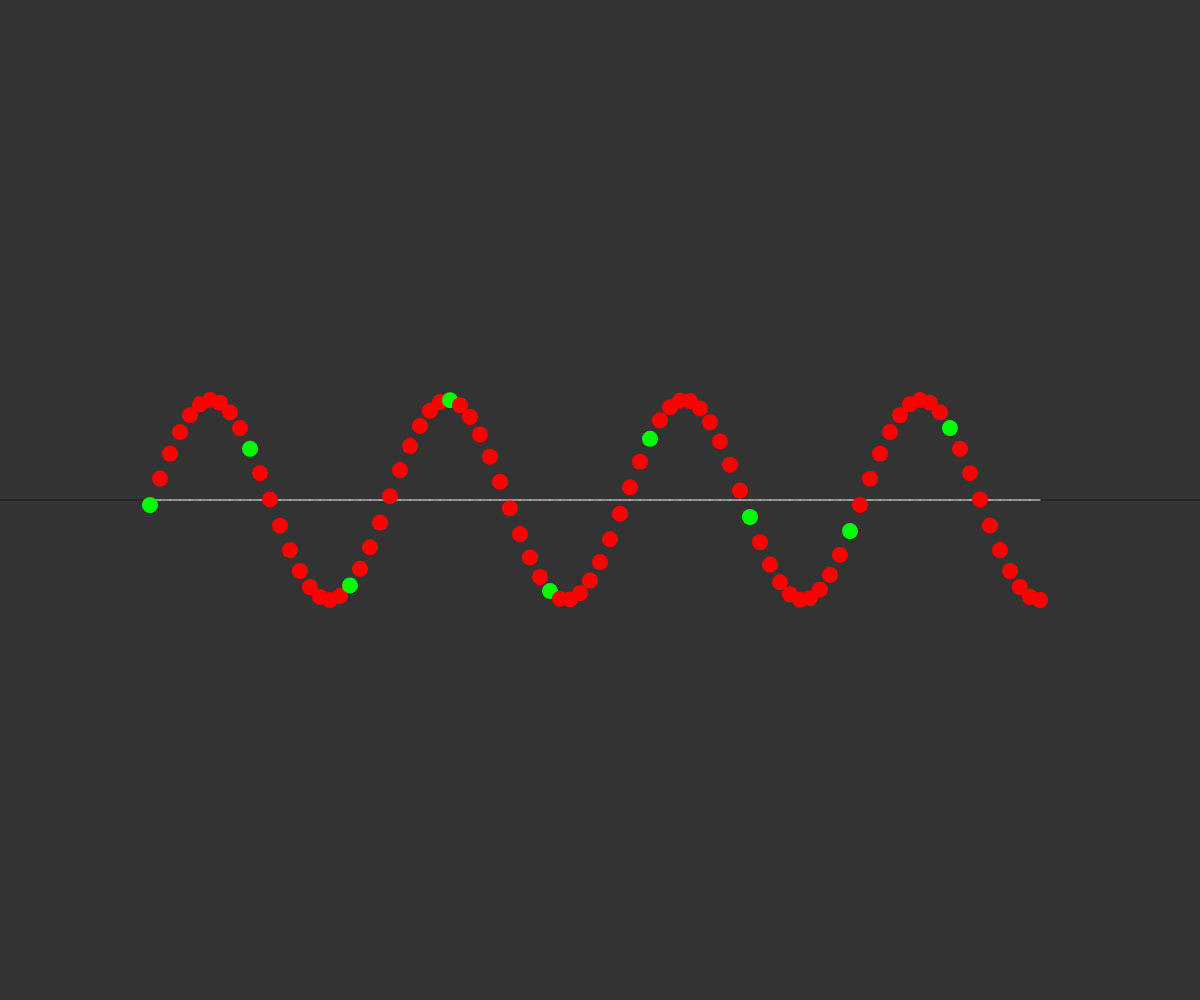
Frame 1 (no input)
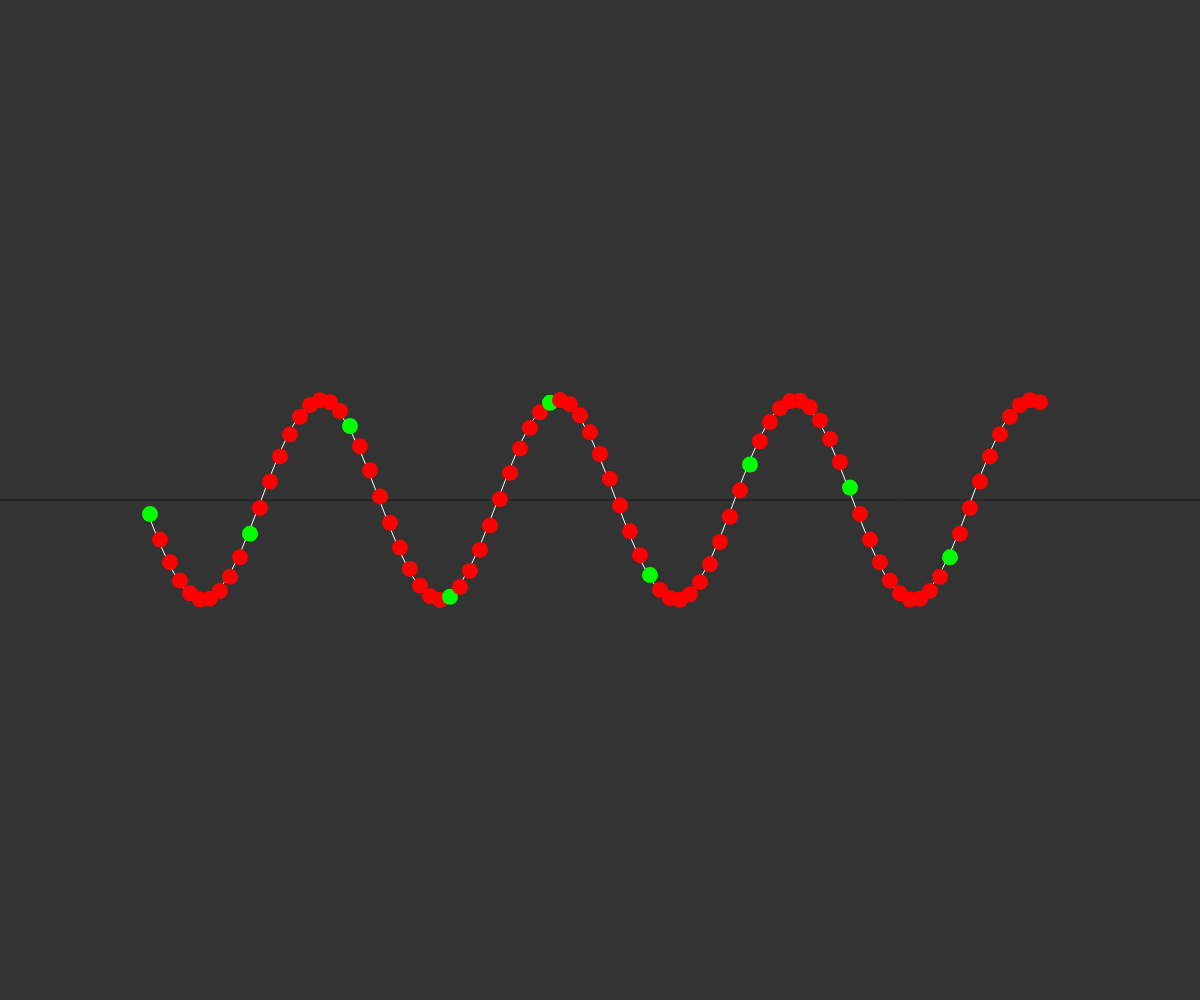
Frame 60 (no input)
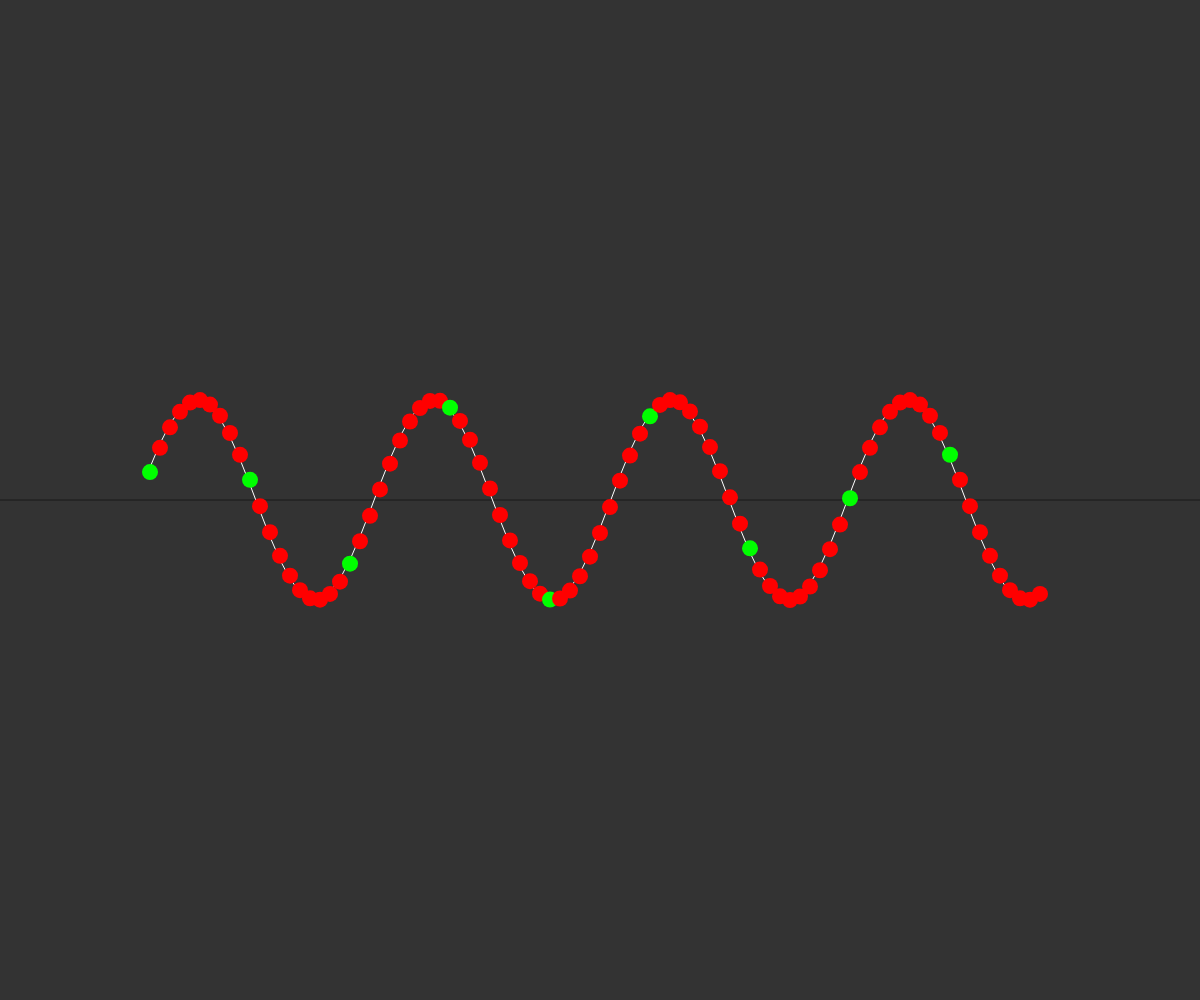
Frame 120 (the mouse pressed at the canvas centre since frame 60)

The p5.js sketch that drew these frames (run headless with seeded random() and noise() and a simulated clock; from frame 60 on, the mouse is pressed at the canvas centre):

// p5.js sketch
// ── sketch.js
const iw = window.innerWidth;
const ih = window.innerHeight;

const balls = [];

function setup() {
	createCanvas(iw, ih);

	for (let i = 0; i < 0.75 * iw / 10; i++) {
		balls.push(new Ball(i * 10, 0, i % 10 === 0 ? color(0, 255, 0) : color(255, 0, 0)));
		balls[i].time = i;
	}
}

function draw() {
	background(51);
	translate(iw / 8, ih / 2);
	stroke(25);
	line(-iw / 8, 0, iw, 0);

	// balls[0].update();
	for (const [index, b] of balls.entries()) {
		if (index < balls.length - 1) {
			stroke(255);
			line(b.x, b.y, balls[index + 1].x, balls[index + 1].y);
		}
		b.update();
		b.show();
	}
}

// ── Ball.js
class Ball {
    constructor(x = 0, y = 0, c = color(255, 255, 255), amp = 100, angFreq = 50) {
        this.x = x;
        this.y = y;
        this.c = c;
        this.amp = amp;
        this.angFreq = angFreq;
        this.time = 0;
    }

    update() {
        this.time += 0.001;
        this.y = this.amp * sin(this.angFreq * this.time);
    }

    show() {
        noStroke();
        fill(this.c);
        ellipse(this.x, this.y, 16);
    }
}
